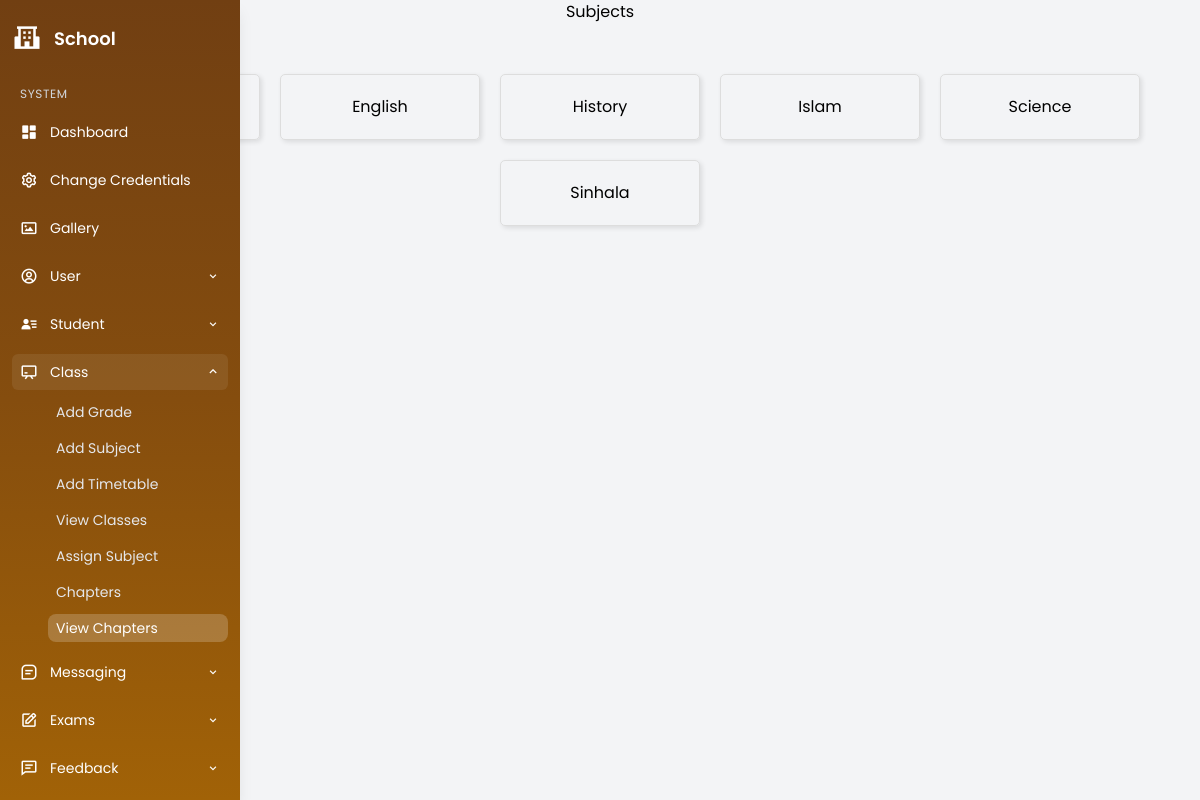
Screenshot of /view_chapters.php (signed in) with the database file from the repository.
### tables this page shows
CREATE TABLE `subjects` (
  `id` int(11) NOT NULL,
  `subject_name` varchar(100) NOT NULL
);

### view_chapters.php (the view, shortened to what this page needs)
<?php
include("db_connection.php");
$querySubjects = "SELECT * FROM subjects ORDER BY subject_name";
$stmtSubjects = $pdo->query($querySubjects);
$subjects = $stmtSubjects->fetchAll(PDO::FETCH_ASSOC);
?>
<!DOCTYPE html>
<html lang="en">
<head>
</head>
<body>
<?php include('navbar.php'); ?>
    <h1 style="text-align: center;">Subjects</h1>
    <div class="card-container">
        <?php foreach ($subjects as $subject): ?>
            <div class="card" onclick="window.location.href='subject_progress.php?subject_id=<?= $subject['id'] ?>'">
                <?= htmlspecialchars($subject['subject_name']) ?>
            </div>
        <?php endforeach; ?>
    </div>
</body>
</html>

### view_chapters.php (style rules this page uses)
body { font-family: Arial, sans-serif; }
.card-container { display: flex; flex-wrap: wrap; gap: 20px; justify-content: center; margin-top: 50px; }
.card { width: 200px; padding: 20px; border: 1px solid #ddd; text-align: center; border-radius: 5px; box-shadow: 2px 2px 5px rgba(0, 0, 0, 0.1); cursor: pointer; transition: transform 0.2s; }

### navbar.php (style rules this page uses)
body { font-family: 'Poppins', sans-serif; }

### rows the page displays
subjects: subject_name "English"
subjects: subject_name "History"
subjects: subject_name "Islam"
subjects: subject_name "Science"
subjects: subject_name "Sinhala"
